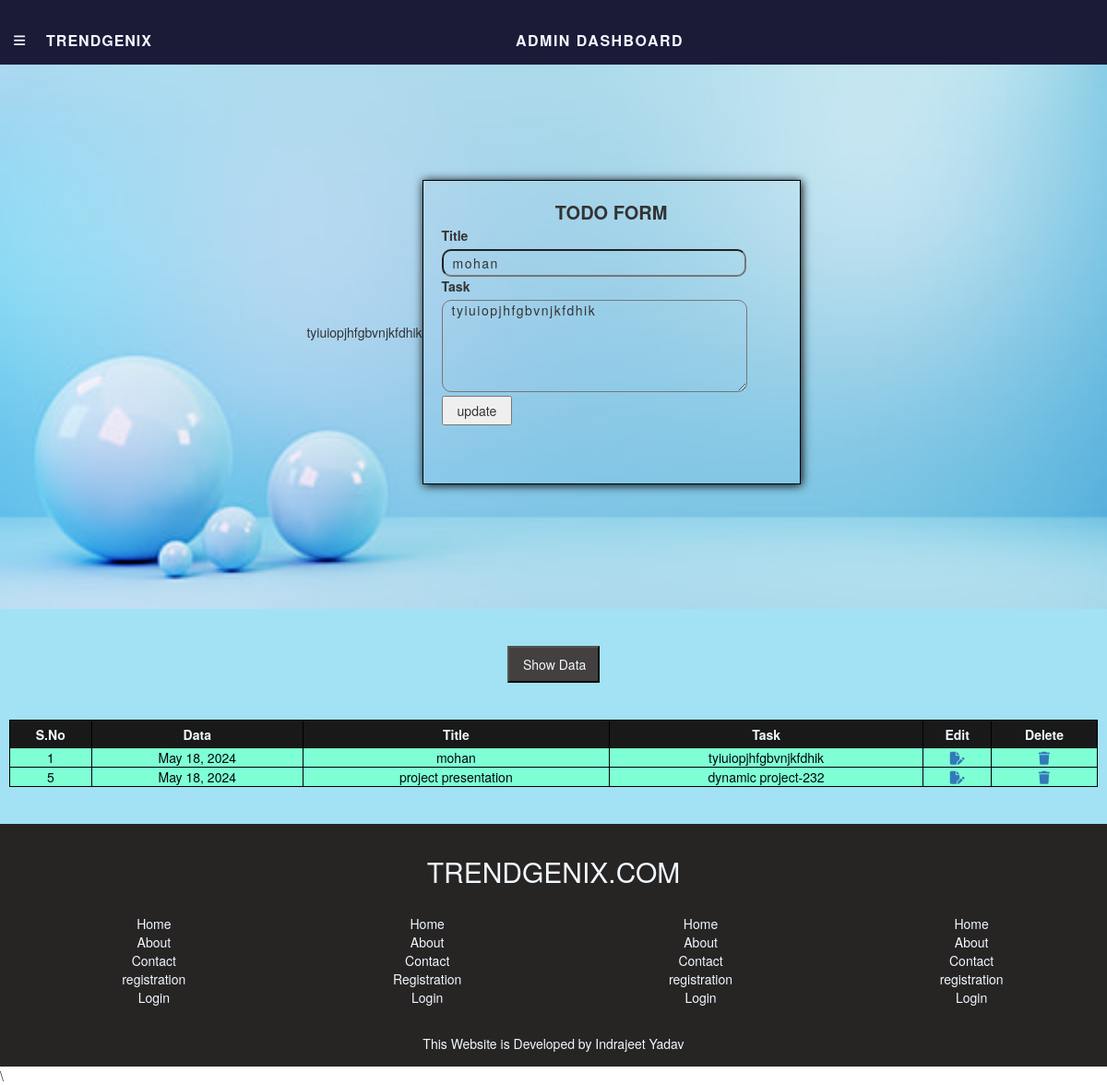
/edittodo/1/, run on an earlier commit of the app's database.
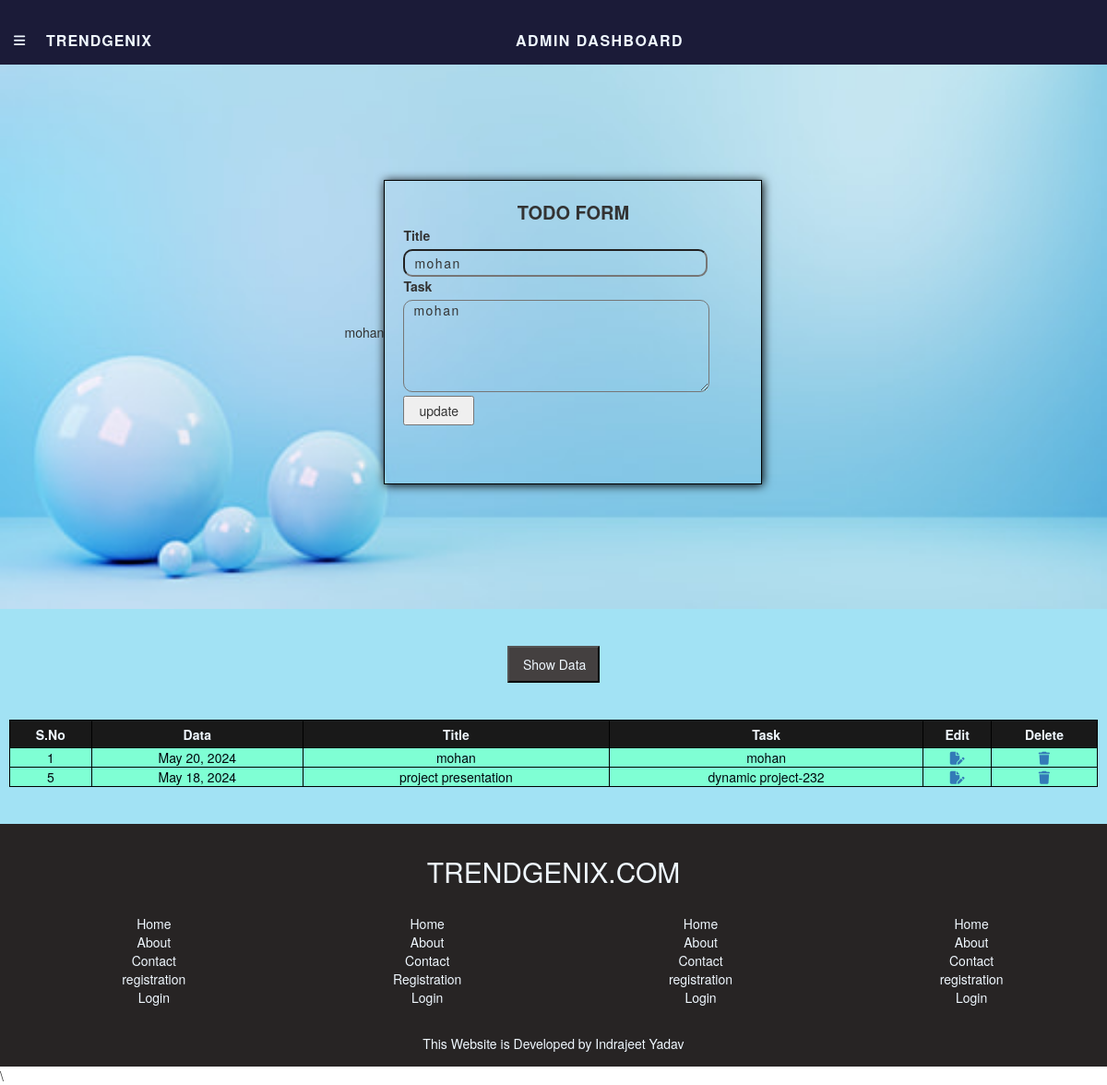
And on a later commit of the database.
### app/models.py (models this page shows, shortened)
class Todolist(models.Model):
    Title=models.CharField(max_length=200)
    Task=models.TextField()
    Date=models.DateField(auto_now=True)
    Email=models.EmailField()

### app/views.py (the view)
# urls.py: path('edittodo/<int:pk>/',edittodo, name='edittodo'),
def edittodo(request, pk):
    print(pk)
    data1=Todolist.objects.get(id=pk)
    email=data1.Email
    taskdata=Todolist.objects.filter(Email=email)
    data=RegistrationModel.objects.get(Email=email)
    return render(request, 'dashboard.html', {'admin_user':data, 'tododate':taskdata, 'taskobject':data1})

### app/templates/dashboard.html (shortened to what this page needs)
{% extends 'base.html' %}
{% block content%}
<div id="dashboard_Body">
    <div id="Admin_Todoform">
        {% if taskobject %}
        {{taskobject.Task}}
        <div id="todoform_box">
            <form action="{% url 'updatedata' %}" method="post">
                <div style="text-align: center; font-weight: 600; font-size: 20px;">TODO FORM</div>
                <label for="">Title</label><br />
                <input type="text" name="title" value="{{taskobject.Title}}" id="titlefield" /><br />
                <label for="">Task</label><br />
                <textarea type="text" name="task" id="taskfield">{{taskobject.Task}}</textarea><br />
                <input type="submit" value="update" id="submitbtn" />
            </form>
        </div>
        {% endif %}
    </div>
    <div id="showdata_container">
        <div id="showdata_btn">
            <form action="{% url 'showdata2' %}" method="post">
                <input type="submit" value="Show Data" id="submitbtn" />
            </form>
        </div>
        <table id="show_table">
            <thead id="datatable_head">
                <tr>
                    <th>S.No</th>
                    <th>Data</th>
                    <th>Title</th>
                    <th>Task</th>
                    <th>Edit</th>
                    <th>Delete</th>
                </tr>
            </thead>
            <tbody id="datatable_body">
                {% for i in tododate %}
                <tr>
                    <td>{{i.id}}</td>
                    <td>{{i.Date}}</td>
                    <td>{{i.Title}}</td>
                    <td>{{i.Task}}</td>
                    <td><a href="{% url 'edittodo' pk=i.id %}"><i class="fa-solid fa-file-pen"></i></a></td>
                    <td><a href="{% url 'delettodo' pk=i.id %}"><i class="fa-solid fa-trash"></i></a></td>
                </tr>
                {% endfor %}
            </tbody>
        </table>
    </div>
</div>
{% endblock %}

What changed in the data, as far as the page shows it:
changed Todolist "mohan": Task "tyiuiopjhfgbvnjkfdhik" → "mohan"; task "tyiuiopjhfgbvnjkfdhik" → "mohan"; Date "May 18, 2024" → "May 20, 2024"
